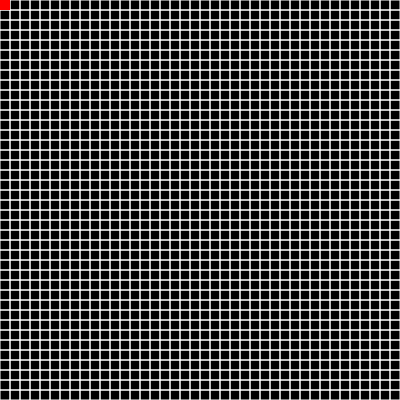
Frame 1 (no input)
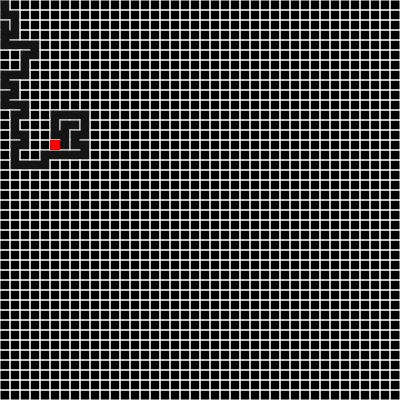
Frame 60 (no input)
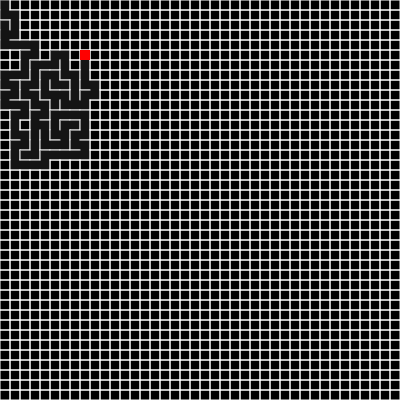
Frame 120 (the mouse pressed at the canvas centre since frame 60)

The p5.js sketch that drew these frames (run headless with seeded random() and noise() and a simulated clock; from frame 60 on, the mouse is pressed at the canvas centre):

// p5.js sketch
// ── sketch.js
var cols, rows;
var w = 10;
var grid = [];

var current;

var stack = [];

function setup() {
  createCanvas(400, 400);
  cols = floor(width/w);
  rows = floor(height/w);
  
  for (var j = 0; j < rows; j++) {
    for (var i = 0; i < cols; i++) {
      var cell = new Cell(i, j);
      grid.push(cell);
    }
  }
  
  current = grid[0];

  // frameRate(5);

}

function draw() {
  background(0);
  
  for (var i = 0; i < grid.length; i++) {
    grid[i].show()
  }
 
  current.visited = true;
  current.hightlight();
  
  var next = current.checkNeighbors();
  if (next) {
    next.visited = true;
    stack.push(current);
    removeWalls(current, next);
    current = next;
  
  } else if (stack.length > 0) {
    current = stack.pop();
  }

}

function index(i, j) {
  if (i < 0 || j < 0 || i > cols-1 || j > rows-1) {
    return -1;
  }
  return i + j * cols;
}

function removeWalls(a, b) {

  var x = a.i - b.i;
  if (x == 1) {
    a.walls[3] = false;
    b.walls[1] = false;
  } else if (x == -1) {
    a.walls[1] = false;
    b.walls[3] = false;
  }
  
  var y = a.j - b.j;
  if (y == 1) {
    a.walls[0] = false;
    b.walls[2] = false;
  } else if (y == -1) {
    a.walls[2] = false;
    b.walls[0] = false;
  }
  

}


// ── cells.js
function Cell(i, j) {
  this.i = i;
  this.j = j;
  this.walls = [true, true, true, true];
  this.visited = false;
  
  this.show = function() {
    var x = this.i*w;
    var y = this.j*w;
    strokeWeight(1);
    stroke(255);
    if (this.walls[0]) {
      line(x, y, x+w, y);
    }
    if (this.walls[1]) {
      line(x+w, y, x+w, y+w);
    }
    if (this.walls[2]) {
      line(x+w, y+w, x, y+w);
    }
    if (this.walls[3]) {
      line(x, y+w, x, y);
    }
    
    if(this.visited) {
      noStroke();
      fill(51, 51, 51, 100);
      rect(x,y,w,w);
    }
  }
  
  this.checkNeighbors = function() {
    var neighbors = [];
    
    var top = grid[index(i, j-1)];
    var right = grid[index(i+1, j)];
    var bottom = grid[index(i, j+1)];
    var left = grid[index(i-1, j)];
    
    if (top && !top.visited) {
      neighbors.push(top);
    }
    if (right && !right.visited) {
      neighbors.push(right);
    }
    if (bottom && !bottom.visited) {
      neighbors.push(bottom);
    }
    if (left && !left.visited) {
      neighbors.push(left);
    }
    
    if (neighbors.length > 0) {
      var r = floor(random(0, neighbors.length));
      return neighbors[r];
    } else {
      return undefined;
    }
  }
  
  this.hightlight = function() {
    var x = this.i*w;
    var y = this.j*w;
    noStroke();
    fill(255, 0, 0, 255);
    rect(x, y, w, w); 
  }
  
}
